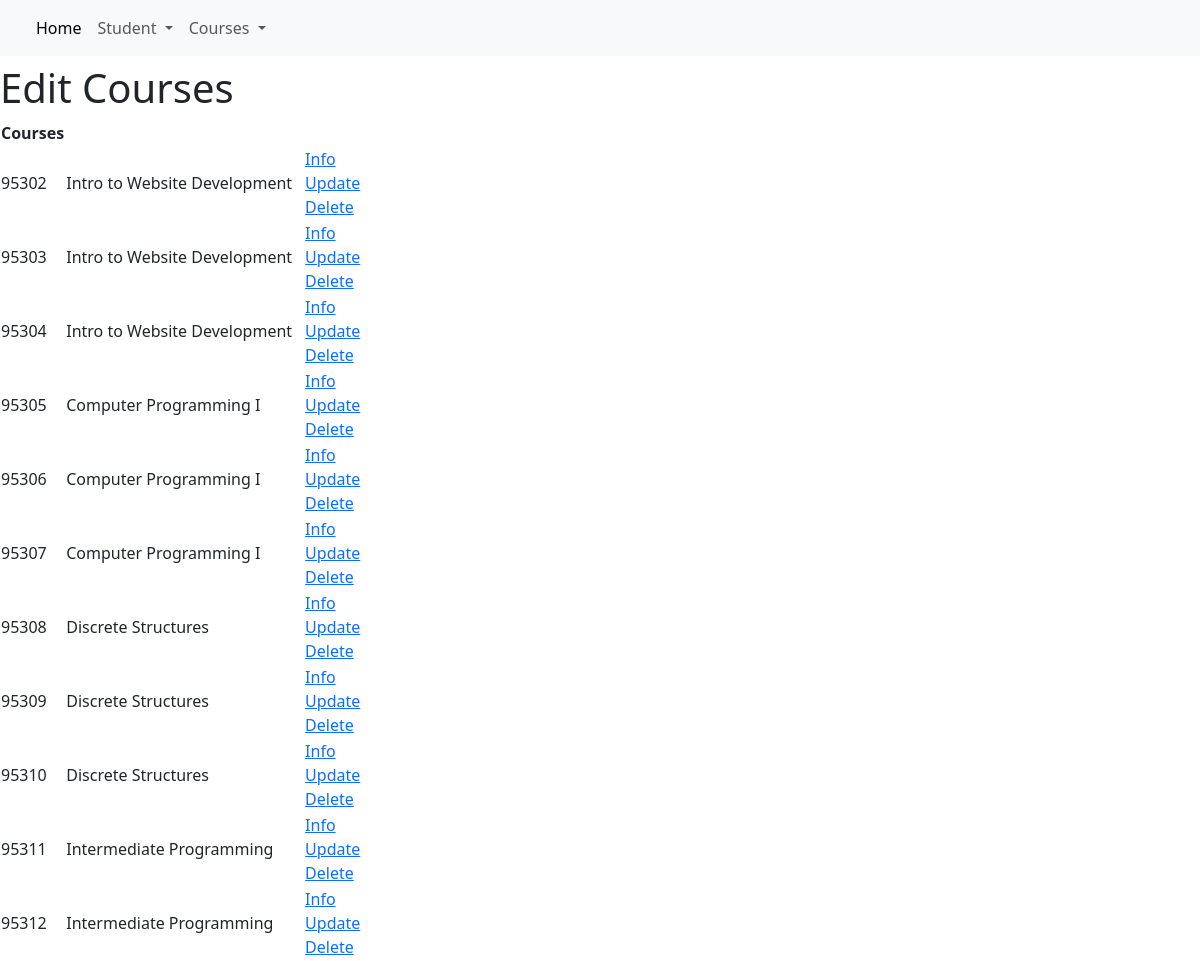
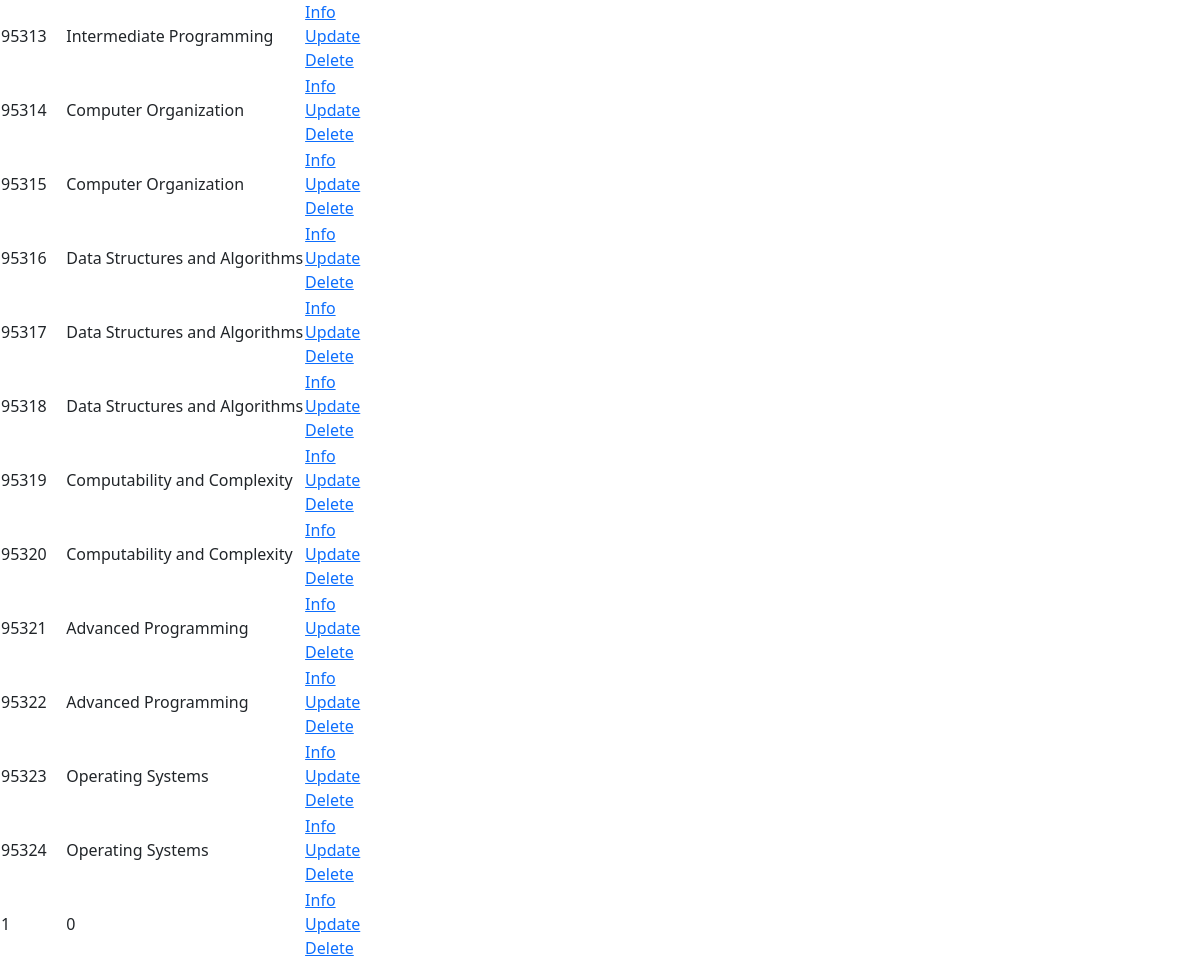
/adminCourses, run on the app's committed database (2 pictures, top to bottom).
### Flask.py (models this page shows, shortened)
class courses(db.Model):
    CRN=db.Column(db.String(200),primary_key=True,unique=True)
    classCode=db.Column(db.String(200),nullable=False)
    maxEnrollment=db.Column(db.Integer,nullable=False)
    enrollment=db.Column(db.Integer,nullable=False)
    courseTitle=db.Column(db.String(200),nullable=True)
    courseSection=db.Column(db.String(200),nullable=True)
    weekDays=db.Column(db.String(200),nullable=True)
    startTime=db.Column(db.String(200),nullable=True)
    endTime=db.Column(db.String(200),nullable=True)
    profid=db.Column(db.String(200),nullable=True)

### Flask.py (the view)
@app.route("/adminCourses")
def adminCourse():
    course = courses.query.all()
    return render_template('adminCourse.html', course=course)

### templates/adminCourse.html (shortened to what this page needs)
{% extends "basisAdmin.html"%}
{%block name%}Edit Courses{%endblock%}
{%block content%}
<table>
    <tr>
        <th>Courses</th>
    </tr>
    {% for i in course %}
        <tr>
            <td>{{ i.CRN }}</td>
            <td>{{ i.courseTitle }}</td>
            <td>
                <a href="/adminINFO/{{i.CRN}}">Info</a>
                <br>
                <a href="/adminEDIT/{{i.CRN}}">Update</a>
                <br>
                <a href="/adminREMOVE/{{i.CRN}}">Delete</a>
            </td>
        </tr>
        {% endfor %}
</table>
{%endblock%}

### data on the page
courses: CRN "95302", courseTitle "Intro to Website Development"
courses: CRN "95303", courseTitle "Intro to Website Development"
courses: CRN "95304", courseTitle "Intro to Website Development"
courses: CRN "95305", courseTitle "Computer Programming I"
courses: CRN "95306", courseTitle "Computer Programming I"
courses: CRN "95307", courseTitle "Computer Programming I"
courses: CRN "95308", courseTitle "Discrete Structures"
courses: CRN "95309", courseTitle "Discrete Structures"
courses: CRN "95310", courseTitle "Discrete Structures"
courses: CRN "95311", courseTitle "Intermediate Programming"
courses: CRN "95312", courseTitle "Intermediate Programming"
courses: CRN "95313", courseTitle "Intermediate Programming"
courses: CRN "95314", courseTitle "Computer Organization"
courses: CRN "95315", courseTitle "Computer Organization"
courses: CRN "95316", courseTitle "Data Structures and Algorithms"
courses: CRN "95317", courseTitle "Data Structures and Algorithms"
courses: CRN "95318", courseTitle "Data Structures and Algorithms"
courses: CRN "95319", courseTitle "Computability and Complexity"
courses: CRN "95320", courseTitle "Computability and Complexity"
courses: CRN "95321", courseTitle "Advanced Programming"
courses: CRN "95322", courseTitle "Advanced Programming"
courses: CRN "95323", courseTitle "Operating Systems"
courses: CRN "95324", courseTitle "Operating Systems"
courses: CRN "1", courseTitle "0"
